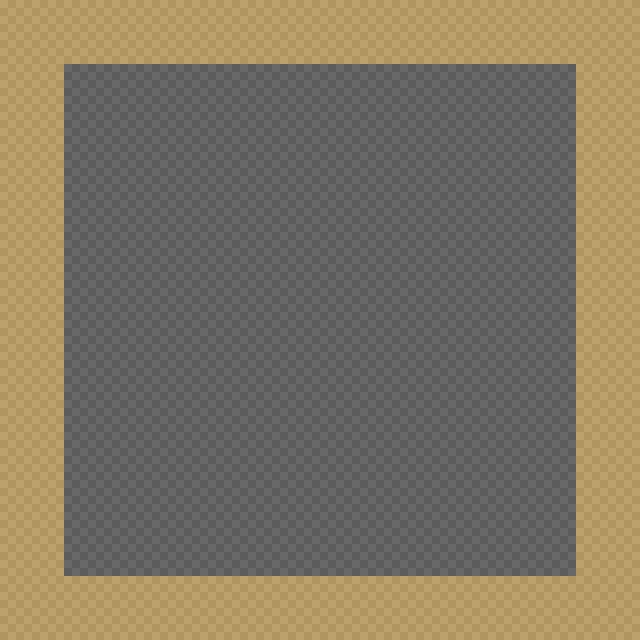

This is a level from a 2D game, rendered from its Tiled map with the project's own tilesets. A one-line summary and the complete map file follow:
An orthogonal 20x20 tile map with 32x32 px tiles, 1 tile layer (ground).

<map version="1.10" tiledversion="1.10.2" orientation="orthogonal" renderorder="right-down" width="20" height="20" tilewidth="32" tileheight="32" infinite="0" nextlayerid="2" nextobjectid="1">
 <tileset firstgid="1" name="base" tilewidth="32" tileheight="32" tilecount="4" columns="4">
  <image source="../tilesets/base.png" width="128" height="32" />
 </tileset>
 <layer id="1" name="ground" width="20" height="20">
  <data encoding="csv">
2,2,2,2,2,2,2,2,2,2,2,2,2,2,2,2,2,2,2,2,
2,2,2,2,2,2,2,2,2,2,2,2,2,2,2,2,2,2,2,2,
2,2,4,4,4,4,4,4,4,4,4,4,4,4,4,4,4,4,2,2,
2,2,4,4,4,4,4,4,4,4,4,4,4,4,4,4,4,4,2,2,
2,2,4,4,4,4,4,4,4,4,4,4,4,4,4,4,4,4,2,2,
2,2,4,4,4,4,4,4,4,4,4,4,4,4,4,4,4,4,2,2,
2,2,4,4,4,4,4,4,4,4,4,4,4,4,4,4,4,4,2,2,
2,2,4,4,4,4,4,4,4,4,4,4,4,4,4,4,4,4,2,2,
2,2,4,4,4,4,4,4,4,4,4,4,4,4,4,4,4,4,2,2,
2,2,4,4,4,4,4,4,4,4,4,4,4,4,4,4,4,4,2,2,
2,2,4,4,4,4,4,4,4,4,4,4,4,4,4,4,4,4,2,2,
2,2,4,4,4,4,4,4,4,4,4,4,4,4,4,4,4,4,2,2,
2,2,4,4,4,4,4,4,4,4,4,4,4,4,4,4,4,4,2,2,
2,2,4,4,4,4,4,4,4,4,4,4,4,4,4,4,4,4,2,2,
2,2,4,4,4,4,4,4,4,4,4,4,4,4,4,4,4,4,2,2,
2,2,4,4,4,4,4,4,4,4,4,4,4,4,4,4,4,4,2,2,
2,2,4,4,4,4,4,4,4,4,4,4,4,4,4,4,4,4,2,2,
2,2,4,4,4,4,4,4,4,4,4,4,4,4,4,4,4,4,2,2,
2,2,2,2,2,2,2,2,2,2,2,2,2,2,2,2,2,2,2,2,
2,2,2,2,2,2,2,2,2,2,2,2,2,2,2,2,2,2,2,2,
</data>
 </layer>
</map>
